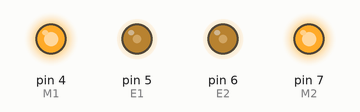
Recording of a sketch running on a simulated Arduino Uno, built with avr-gcc and run on an emulated ATmega328P. Shown: output pins drawn as LEDs (lit = HIGH). What the sketch prints to the serial monitor is not drawn.

Above: at 0.1 s.
Timing chart, 0 to 1.6 s (numbered marks = the images above):
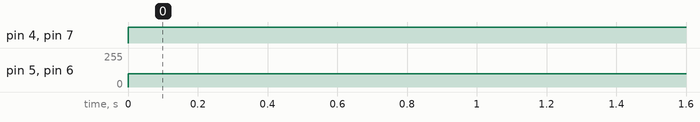

Measured:
- by itself, pin 4 (M1), pin 7 (M2): LOW → HIGH at 0.00 s
- by itself, pin 5 (E1), pin 6 (E2): 0/255 → 100/255 at 0.00 s

The sketch:

servo.ino
```cpp
#include <SoftwareSerial.h>


//Standard PWM DC control
int E1 = 5;     //M1 Speed Control
int E2 = 6;     //M2 Speed Control
int M1 = 4;    //M1 Direction Control
int M2 = 7;    //M1 Direction Control

///For previous Romeo, please use these pins.
//int E1 = 6;     //M1 Speed Control
//int E2 = 9;     //M2 Speed Control
//int M1 = 7;    //M1 Direction Control
//int M2 = 8;    //M1 Direction Control

byte* command = {};

SoftwareSerial sensorPort(2, 3);

void stop(void)                    //Stop
{
  digitalWrite(E1, LOW);
  digitalWrite(E2, LOW);
}
void doMoveForward(int speed)         //Move forward
{
  analogWrite (E1, speed);     //PWM Speed Control
  digitalWrite(M1, HIGH);
  analogWrite (E2, speed);
  digitalWrite(M2, HIGH);
}
void doMoveBackward (int speed)         //Move backward
{
  analogWrite (E1, speed);
  digitalWrite(M1, LOW);
  analogWrite (E2, speed);
  digitalWrite(M2, LOW);
}
void doTurnLeft (int speed)            //Turn Left
{
  analogWrite (E1, speed);
  digitalWrite(M1, LOW);
  analogWrite (E2, speed);
  digitalWrite(M2, HIGH);
}
void doTurnRight (int speed)            //Turn Right
{
  analogWrite (E1, speed);
  digitalWrite(M1, HIGH);
  analogWrite (E2, speed);
  digitalWrite(M2, LOW);
}

void doSayHello(int data)
{
  Serial.println("Hello from Robo");
}

void doMeasureDistance (int angle)            //Turn Right
{
  byte data[4] = {0x22, 0x00, 0x00, 0x00};
  data[1] = angle;
  data[3] = ((data[0] + data[1] + data[2]) & 0xFF);
  for (int i = 0; i < 4; i++) {
    sensorPort.write(data[i]);
  }

  memset(data, 0, sizeof(data));
  while (sensorPort.available() > 0)  //if serial receive any data
  {
    for (int i = 0; i < 4; i++) {
      data[i] = sensorPort.read();
    }
    Serial.write(data, 4);
  }
}

void setup(void)
{
  for (int i = 4; i <= 7; i++) {
    pinMode(i, OUTPUT);
  }
  Serial.begin(9600);      //Set Baud Rate
  Serial.println("Run keyboard control");
  sensorPort.begin(9600);


}

void executeCommand(int* command)
{
  int data = command[1];
  switch (command[0]) {

    case 0:
      doSayHello(data);
      break;
    case 1:
      doMoveForward(data);
      break;
    case 2:
      doMoveBackward(data);
      break;
    case 3:
      doTurnLeft(data);
      break;
    case 4:
      doTurnRight(data);
      break;

    case 5:
      doMeasureDistance(data);
      break;

    default:
      // if nothing else matches, do the default
      // default is optional
      break;
  }
}

bool validCommand(int* command)
{
  bool  result = sizeof(command) == 3;
  int sum = 0;
  for (int i = 0; i < sizeof(command) - 1; i++)
  {
    sum = sum + command[i];
  }
  result = result && ((sum & 0xFF) == command[sizeof(command) - 1]);
  return result;
}

void loop(void)
{
  analogWrite (E1, 100);     //PWM Speed Control
  digitalWrite(M1, HIGH);
  analogWrite (E2, 100);
  digitalWrite(M2, HIGH);
  /*int byteCount = Serial.available();

  for (int i = 0; i < byteCount; i++) {
    command[i] = Serial.print("Readed: ");
    Serial.write(command[i]);
    Serial.println();
  }


  if (validCommand(command)) {
    Serial.println("Command is valid");
    executeCommand(command);
    command = {};
  }
  else {
    Serial.println("Command is invalid");
    command = {};
  }*/
}
```
